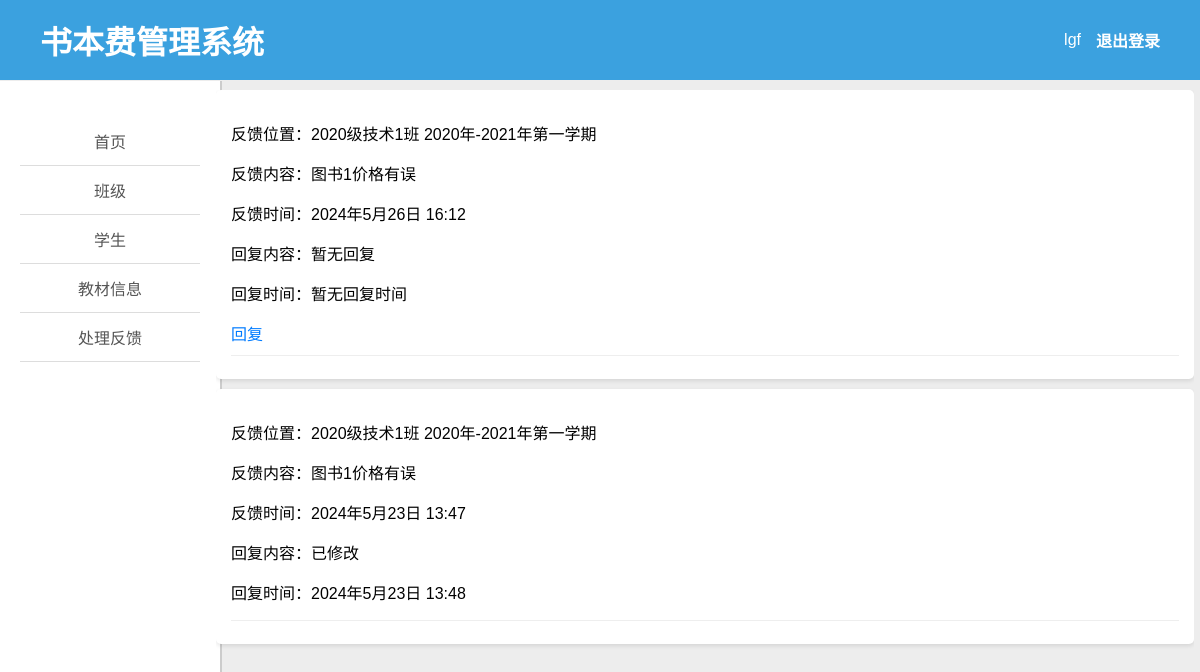
The page /manager/feedback/ (signed in) on the database its author committed.
### books/models.py (models this page shows, shortened)
class FeedBack(models.Model):
    tabel = models.ForeignKey(SemesterOrder, on_delete=models.CASCADE, verbose_name='学期')
    student = models.ForeignKey(Student, on_delete=models.CASCADE, verbose_name='学生')
    content = models.TextField(verbose_name='反馈内容',max_length=100)
    time = models.DateTimeField(auto_now_add=True, verbose_name='反馈时间')
    msg_account = models.ForeignKey(User, on_delete=models.CASCADE, verbose_name='回复账号', null=True, blank=True)
    msg = models.TextField(verbose_name='回复',max_length=100, null=True, blank=True)
    msg_time = models.DateTimeField(verbose_name='回复时间', null=True, blank=True)
    class Meta:
        verbose_name = '反馈'
        verbose_name_plural = '反馈'

class SemesterOrder(models.Model):
    name = models.CharField(max_length=100, verbose_name='学期名称')
    grade = models.ForeignKey(Grade, on_delete=models.CASCADE, verbose_name='所属班级')
    notice = models.TextField(verbose_name='备注', null=True, blank=True)
    def __str__(self):
        return f"{self.grade} {self.name}"
    class Meta:
        verbose_name = '学期订单'
        verbose_name_plural = '学期订单'

class Grade(models.Model):
    name = models.CharField(max_length=100, verbose_name='班级名称')
    major = models.ForeignKey(Major, on_delete=models.CASCADE, verbose_name='所属专业')
    notice = models.TextField(verbose_name='备注', null=True, blank=True)
    def __str__(self):
        return f"{self.name}"
    class Meta:
        verbose_name = '班级'
        verbose_name_plural = '班级'

### util/check_staff.py (the view)
    def wrapper(request, *args, **kwargs):
        if request.user.is_staff:
            return func(request, *args, **kwargs)
        else:
            return render(request, 'permissions_error.html')

### manager/plug.py (called while the page is built)
def getFeedbackList():
    feedbacks = FeedBack.objects.all().order_by('msg', 'time')
    return feedbacks

def managerRender(request, template_name, context=None):
    if context is None:
        context = {}
    context['user'] = request.user
    return render(request, template_name, context)

### manager/views.py (called while the page is built)
@login_required(login_url='/login')
@check_staff
def feedback(request):
    feedbacks = getFeedbackList()
    return managerRender(request, 'feedback.html', {"feedbacks": feedbacks})

### util/check_staff.py (called while the page is built)
def check_staff(func):
    def wrapper(request, *args, **kwargs):
        if request.user.is_staff:
            return func(request, *args, **kwargs)
        else:
            return render(request, 'permissions_error.html')
    return wrapper

### templates/manager/feedback.html (shortened to what this page needs)
{% extends 'manager_left.html' %}
{% block right %}
{% for feedback in feedbacks %}
<div class="feedback">
    <p>反馈位置：{{ feedback.tabel }}</p>
    <p>反馈内容：{{ feedback.content }}</p>
    <p>反馈时间：{{ feedback.time }}</p>
    <p>回复内容：{{ feedback.msg|default:'暂无回复' }}</p>
    <p>回复时间：{{ feedback.msg_time|default:'暂无回复时间' }}</p>
     {% if not feedback.msg %}
            <a href="../reply?id={{ feedback.id }}">回复</a>
        {% endif %}
    <hr>
</div>
{% endfor %}
{% endblock %}

### templates/base.html (shortened to what this page needs)
<!DOCTYPE html>
<html lang="zh">
<head>
</head>
<body>
<header style="display: flex; justify-content: space-between; align-items: center; height: 50px;">
    <h1 style="font-family: '黑体'; font-weight: bold; margin-left: 40px;">书本费管理系统</h1>
    <div style="display: flex; align-items: center;">
        <p style="margin-right: 15px;">{{ user.username }}</p>
        <a href="/logout"
           style="color: #fff; font-family: '黑体';
           font-weight: bold;margin-right:40px; text-decoration: none;">退出登录</a>
    </div>
</header>
<div class="content">
    {% block content %}
    {% endblock %}
</div>
</body>
</html>

### templates/manager/feedback.html (style rules this page uses)
.feedback { background-color: #ffffff; padding: 15px; margin-bottom: 10px; border-radius: 5px; box-shadow: 0 2px 4px rgba(0,0,0,0.1); }
.feedback hr { margin-top: 10px; border: none; height: 1px; background-color: #eee; }
a { color: #007bff; text-decoration: none; }

### rows shown on the page
FeedBack: tabel "2020级技术1班 2020年-2021年第一学期", content "图书1价格有误", time "2024年5月26日 16:12", msg "暂无回复", msg_time "暂无回复时间"
FeedBack: tabel "2020级技术1班 2020年-2021年第一学期", content "图书1价格有误", time "2024年5月23日 13:47", msg "已修改", msg_time "2024年5月23日 13:48"

### other values the page prints
{{ user.username }} "lgf"
